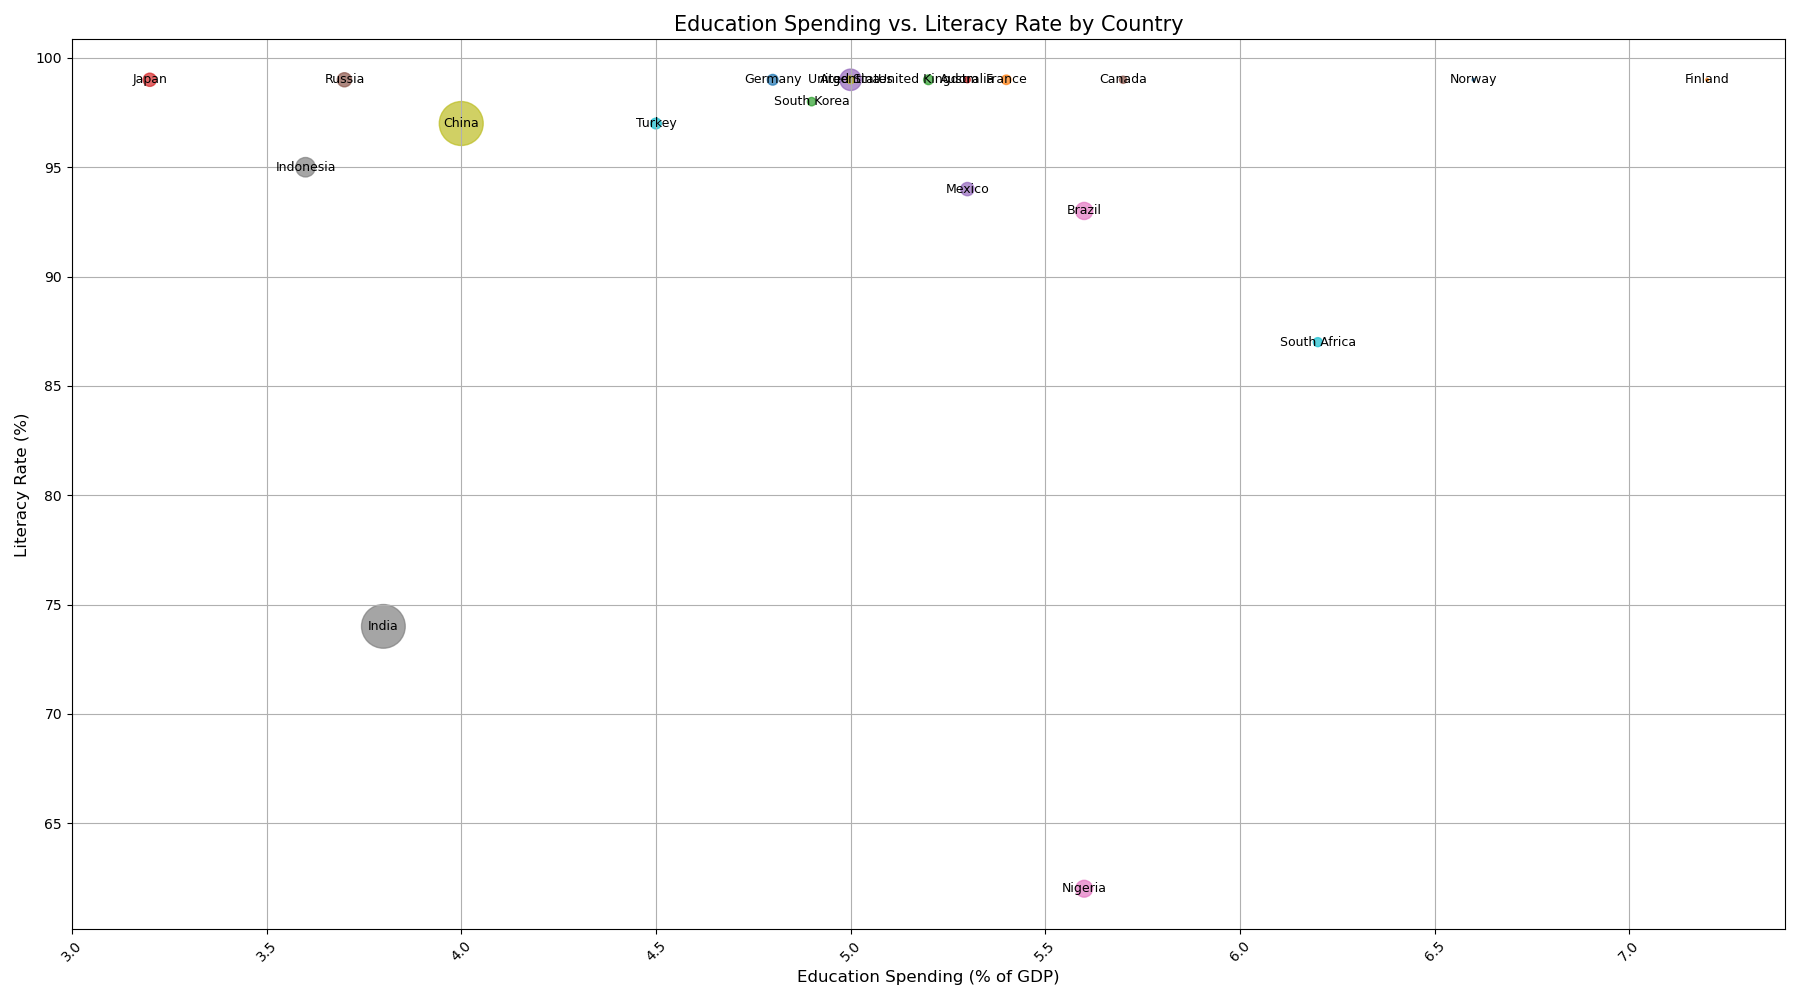

Recreate this plot in Python.

import matplotlib.pyplot as plt

# Data
countries = ['Norway', 'Finland', 'South Korea', 'Japan', 'United States', 'Canada', 'Brazil', 'India', 'China', 'South Africa', 
             'Germany', 'France', 'United Kingdom', 'Australia', 'Mexico', 'Russia', 'Nigeria', 'Indonesia', 'Argentina', 'Turkey']
education_spending = [6.6, 7.2, 4.9, 3.2, 5.0, 5.7, 5.6, 3.8, 4.0, 6.2, 
                      4.8, 5.4, 5.2, 5.3, 5.3, 3.7, 5.6, 3.6, 5.0, 4.5]
literacy_rate = [99, 99, 98, 99, 99, 99, 93, 74, 97, 87, 
                 99, 99, 99, 99, 94, 99, 62, 95, 99, 97]
population = [5.4, 5.5, 51.2, 126.5, 331.0, 38.0, 212.5, 1380.0, 1395.0, 59.3, 
              83.2, 65.2, 67.8, 25.6, 127.6, 144.5, 206.0, 273.5, 45.1, 84.2]

# Normalize the population data to use as bubble sizes
max_population = max(population)
bubble_sizes = [(p / max_population) * 1000 for p in population]

# Plot
plt.figure(figsize=(18, 10))  # Adjusted width and height of the chart
plt.scatter(education_spending, literacy_rate, s=bubble_sizes,
            color=['#1f77b4', '#ff7f0e', '#2ca02c', '#d62728', '#9467bd', '#8c564b', '#e377c2', '#7f7f7f', '#bcbd22', '#17becf', 
                   '#1f77b4', '#ff7f0e', '#2ca02c', '#d62728', '#9467bd', '#8c564b', '#e377c2', '#7f7f7f', '#bcbd22', '#17becf'],
            alpha=0.7)

# Additional Customization
plt.title('Education Spending vs. Literacy Rate by Country', fontsize=15)
plt.xlabel('Education Spending (% of GDP)', fontsize=12)
plt.ylabel('Literacy Rate (%)', fontsize=12)
plt.xticks(rotation=45)
plt.grid(True)

# Annotating the country names
for i, country in enumerate(countries):
    plt.text(education_spending[i], literacy_rate[i], country, ha='center', va='center', fontsize=9)

# Show the plot
plt.tight_layout()
plt.show()
